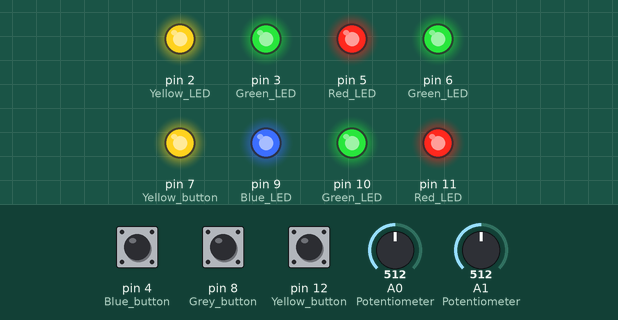
Bench run of a sketch on a simulated Arduino Uno, built with avr-gcc and run on an emulated ATmega328P. Shown: output pins drawn as LEDs (lit = HIGH). Inputs (shaded band) come from the test bench; at power-on: A0 (Potentiometer) = 512, A1 (Potentiometer) = 512, pin 4 (Blue_button) LOW, pin 8 (Grey_button) LOW, pin 12 (Yellow_button) LOW. What the sketch prints to the serial monitor is not drawn.

Above: at 1.2 s.
1.3 s: A0 (Potentiometer) set to 0
6.3 s: A1 (Potentiometer) set to 0
11.3 s: pin 4 (Blue_button) pulled HIGH for 1.8 s
14.6 s: pin 8 (Grey_button) pulled HIGH for 3.2 s
19.3 s: pin 12 (Yellow_button) pulled HIGH for 1.8 s
Timing chart, 0 to 22.3 s (numbered marks = the images above; inputs shaded):
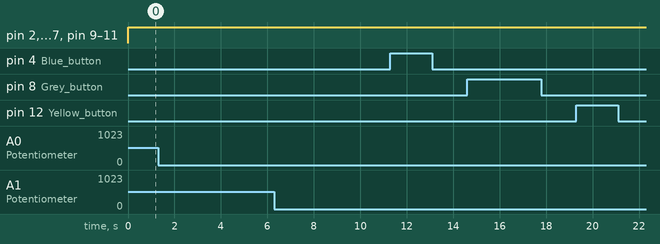

The sketch:

EtchASketch_Hardware_Test.ino
```cpp
/* Etch a Sketch */
/*
  Team - 2
  Project - Etch a Sketch
  Members:
          Liam Clifford - 1713749
          Fabio Rondina - 1707082
          Ramsus Tolonen - 1704632
*/
/*
  Movement:
    Potentiometer (Left):
      Pin - A0-D14
    Potentiometer (Right):
      Pin - A1-D15

  Clearing section:
    LED Yellow:
      Pin - 2
    LED Green:
      Pin - 3
    Button Blue:
      Pin - 4

  Line weight section:
    LED Red:
      Pin - 5
    LED Green:
      Pin - 6
    LED Yellow:
      Pin - 7
    Button Grey:
      Pin - 8

  Line Colour section:
    LED Red:
      Pin - 9
    LED Green:
      Pin - 10
    LED Blue:
      Pin - 11
    Button Yellow:
      Pin - 12
*/
int potL;
int potR;

void setup() {
  //Declare all our pins for the arduino components
  //Movement
  pinMode(A0, INPUT);       //Potentiometer (left):
  pinMode(A1, INPUT);       //Potentiometer (right):

  //Clearing
  pinMode(2, OUTPUT);       //Yellow LED
  pinMode(3, OUTPUT);       //Green LED
  pinMode(4, INPUT);        //Blue button

  //Line Weight
  pinMode(5, OUTPUT);       //Red LED
  pinMode(6, OUTPUT);       //Green LED
  pinMode(7, OUTPUT);       //Yellow button
  pinMode(8, INPUT);        //Grey button

  //Line Colour
  pinMode(9, OUTPUT);       //Blue LED
  pinMode(10, OUTPUT);      //Green LED
  pinMode(11, OUTPUT);      //Red LED
  pinMode(12, INPUT);       //Yellow button

  //Screen output
  Serial.begin(9600);       //Use the Arduino serial monitor
}//End setup

void loop() {
    Serial.println( "" );
    Serial.println( "Arduino - Component Test." );

    digitalWrite(2, HIGH);
    digitalWrite(3, HIGH);
    digitalWrite(5, HIGH);
    digitalWrite(6, HIGH);
    digitalWrite(7, HIGH);
    digitalWrite(9, HIGH);
    digitalWrite(10, HIGH);
    digitalWrite(11, HIGH);

    Serial.println( "Buttons:" );
    if( digitalRead(4) == HIGH ) {
      Serial.println( "Blue button is pressed and is being received and working by the arduino." );
    } else if( digitalRead(4) == LOW ) {
      Serial.println( "Blue button is NOT pressed but it being received working on the arduino." );
    } else {
      Serial.println( "Blue button is NOT being received by the arduino!." );
    }//End if

    if( digitalRead(8) == HIGH ) {
      Serial.println( "Grey button is pressed and is being received and working by the arduino." );
    } else if( digitalRead(8) == LOW ) {
      Serial.println( "Grey button is NOT pressed but it being received working on the arduino." );
    } else {
      Serial.println( "Grey button is NOT being received by the arduino!." );
    }//End if

    if( digitalRead(12) == HIGH ) {
      Serial.println( "Yellow button is pressed and is being received and working by the arduino." );
    } else if( digitalRead(12) == LOW ) {
      Serial.println( "Yellow button is NOT pressed but it being received working on the arduino." );
    } else {
      Serial.println( "Yellow button is NOT being received by the arduino!." );
    }//End if


    Serial.println( "Potentiometer:" );
    //Left pot
    if( analogRead(A0) > 0 ) {
      int x = analogRead(A0);
      Serial.println(x);
    } else {
      Serial.println( "Potentiometer left is NOT working." );
    }//End if

    if( analogRead(A1) > 0 ) {
      int y = analogRead(A1);
      Serial.println(y);
    } else {
      Serial.println( "Potentiometer right is NOT working." );
    }//End if


    delay( 3000 );
}//End loop()
```

Measured:
- after the input at 1.3 s, every drawn part: stays the same
- after the input at 6.3 s, every drawn part: stays the same
- after the input at 11.3 s, every drawn part: stays the same
- after the input at 14.6 s, every drawn part: stays the same
- after the input at 19.3 s, every drawn part: stays the same
